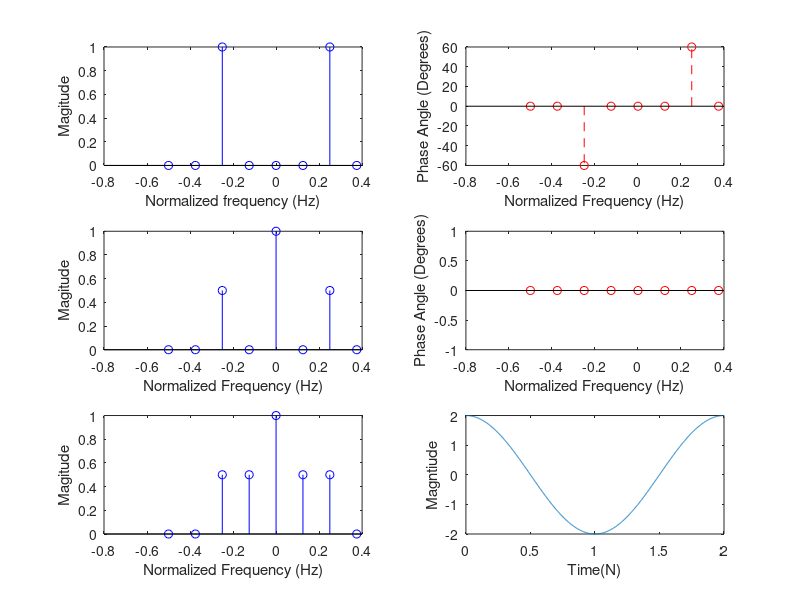
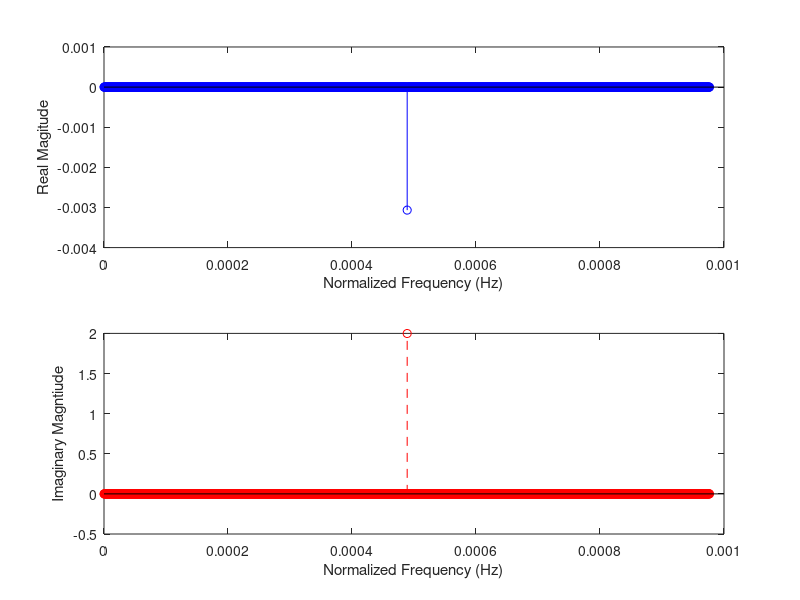
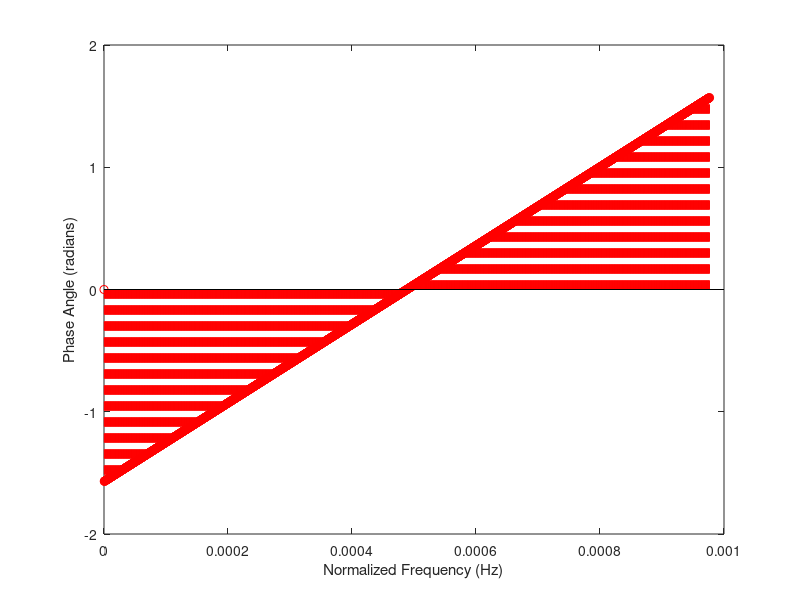
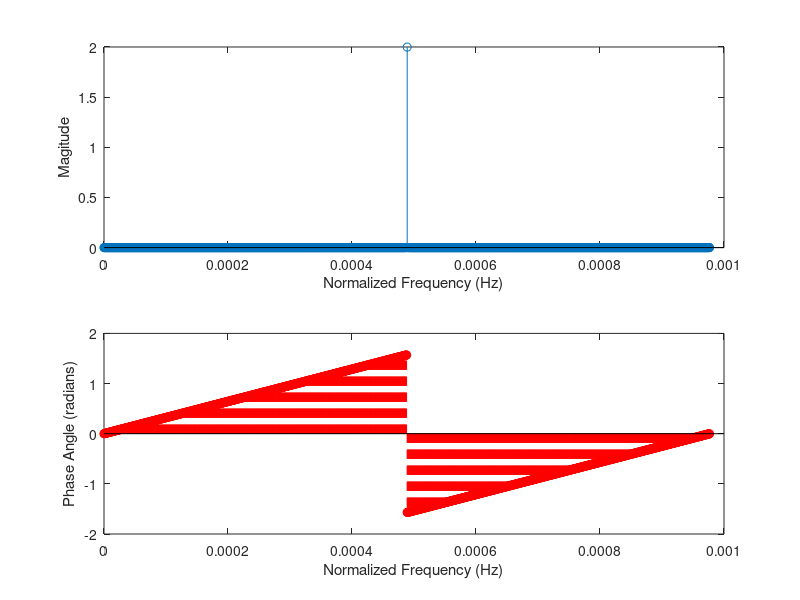

Here is the MATLAB script that generated these plots, in order: (Note: this script raises an error after producing the figures.)
%%  DSP Lab 2
% Author: Colin Morentin
% Date:  5-02-2018
% Function: Demonstrate understanding of DSP concepts
% Version:    2.0
%% Section 1
%a
t   = 0:7;                          % defines a short time interval

s1  = 2.*cos(2.*pi.*(t./4)+(pi/3)); % define a periodic signal

FF1 = fft(s1)./8;                   % taking the fast fourier transform
                                    % of the generated signal; however  
                                    % the output is scaled by the number 
                                    % of points in the signal
                                    
FF1 = fftshift(FF1);                % fftshift reorders the output of 
                                    % the signal, so that the the user can 
                                    % view the origin centered around the
                                    % output 
                                    % original : [1 2 3 4 5 6 7 8]
                                    % fftshift : [4 5 6 7 1 2 3 4] 

n = -4:3;                           % These are the values of n that are
                                    % of interest in the frequency domain
                                    
Mag1 = sqrt(real(FF1).^2 + imag(FF1).^2);
                                    % generating the magntiude of the
                                    % output
                                    % signal by find the square root of the
                                    % sum of the square of the imaginary
                                    % and real part of the signal
                                    
angleFF1 = atan(imag(FF1)./real(FF1)) * (180./pi);
                                    % calculating the phase angle of the
                                    % output by finding the arctan of the
                                    % imaginary portion of the signal
                                    % divided by the real part of the
                                    % signal

angleFF1(2:2:end) = 0;              % removing irrelevant phase angles 
                                    % don't appear on the magnitude graph

subplot(3,2,1)                      % creating a 3x2 figure matrix 

stem(n.*(1/8),Mag1,'-b');             % plotting the magntiude of the signal

xlabel('Normalized frequency (Hz)');  % label for the x-axis

ylabel('Magitude');                 % label for the y-axis                 

subplot(3,2,2)                      % adding a figure to the figure matrix

stem(n.*(1/8),angleFF1,'--r');      % plotting the phase angles of the signal

xlabel('Normalized Frequency (Hz)') % labeling the x-axis

ylabel('Phase Angle (Degrees)')     % labeling the y-axis

s2 = cos(2.*pi.*(t./4)) + 1;        % generating a new signal

FF2 = fft(s2)./8;                   % performing the fast fourier transform
                                    % scaled to the number of points in the
                                    % signal

FF2 = fftshift(FF2);                % reorganizing the signal

subplot(3,2,3)                      % creating a new entry into the figure
                                    % matrix
                                    
Mag2 = sqrt(real(FF2).^2 + imag(FF2).^2);
                                     % calculting the magntiude of the
                                     % signal

stem(n.*(1/8),Mag2,'-b');            % plotting the magntiude of the
                                     % new signal 

xlabel('Normalized Frequency (Hz)'); % label for the x-axis
                                        
ylabel('Magitude');                  % label for the y-axis

subplot(3,2,4)                       % adding a new figure to the figure 
                                     % matrix

angleFF2 = round(atan(imag(FF2)./real(FF2)) * (180./pi));
                                     % calculting the phase angle of the
                                     % signal; however the rounding
                                     % function is utilized to ensure that
                                     % the phase angle is zero for the
                                     % output.
                                     
stem(n .* (1/8),angleFF2,'--r');      % plotting the phase angle 

xlabel('Normalized Frequency (Hz)')  % label for the x-axis

ylabel('Phase Angle (Degrees)')      % label for the y-axis

s3 = cos(2.*pi.*(t./4)) + cos(2*pi*(t/8)-(pi/2)) + 1;
% generating a new signal for analysis; however I converted sine to cosine
% just for my own understanding
FF3 = fft(s3)./8;
% performing the fast fourier transfrom scaled to the number of points in
% the signal 
FF3 = fftshift(FF3);
% reordering the signal for analsysi 
subplot(3,2,5)
% adding to the figure matrix
Mag3 = sqrt(real(FF3).^2 + imag(FF3).^2);
% calculating the magntiude of the output
stem(n.*(1/8),Mag3,'-b');
% plotting the output of of the third signal 
xlabel('Normalized Frequency (Hz)');
% labeling the x-axis
ylabel('Magitude');
% labeling the y-axis

subplot(3,2,6)
% adding a figure to the figure matrix
angleFF3 = -round(atan(imag(FF3)./real(FF3)) * (180./pi));
% calculating the phase angle of the signal; however a negative sign is
% added to the output
angleFF3(2:6:end) = 0;
% eliminating phase angle that are irrelevant
stem(n.*(1/8),angleFF3,'--r');
% outputting the phase angle scaled to the number of points in the signal
xlabel('Normalized Frequency (Hz)')
% outputting the x-axis of the signal
ylabel('Phase Angle (Degrees)')
% labeling the y-axis of the signal

%%
clc,clear               
% eliminating all previous data 
N = linspace(0,2,2^11);
% creating a time array of two seconds with 2^11 points
f = 1/2;
ss = 2.*cos(2.*pi.*f.*(N));
% creating a cosine wave with a amplitude of 2 and a period of 2
figure(1)
% creating a seperate figure
plot(N,ss)
xlabel('Time(N)')
%labeling the x-axis
ylabel('Magntiude')
%labeling the y-axis
% plotting the signal as a function of time, and confirming that the period
% is 2 seconds
cn = fft(ss)./N;
% finding the fourier series of the signal scaled to the number of points
% in the signal
cn = fftshift(cn);
%reorganizing the signal for analysis
figure(2)
Mag = abs(cn) / 1048576;
% calculating the magntiude of the output however for some reason I have to
% scale it by 2^20 to get get the correct magnitude
stem(N.*(1./(2048)),Mag)
% plotting the output of of the third signal 
xlabel('Normalized Frequency (Hz)');
% labeling the x-axis
ylabel('Magitude');
% labeling the y-axis
figure(3)
angle = (atan(imag(cn)./real(cn)));
% calculating the phase angle of the signal; however a negative sign is
% added to the output
stem(N.*(1/(2048)),angle,'--r');
% outputting the phase angle scaled to the number of points in the signal
xlabel('Normalized Frequency (Hz)')
% outputting the x-axis of the signal
ylabel('Phase Angle (radians)')
% labeling the y-axis of the signal
figure(4)
% creating a new figure for the output
n = N.*(1/(2048));
% creating a frequency range for analysis
subplot(2,1,1)
% creating a  figure matrix
stem(n,real(cn)/(2^20), '-b');
%graphing the real portion of the signal
xlabel('Normalized Frequency (Hz)');
% labeling the x-axis
ylabel('Real Magitude');
% labeling the y-axis
subplot(2,1,2)
%adding to the figure matrix
stem(n,(imag(cn)/(2^20)), '--r');
xlabel('Normalized Frequency (Hz)')
% outputting the x-axis of the signal
ylabel('Imaginary Magntiude')
% labeling the y-axis of the signal




%%
ss = 2.*cos(2.*pi.*f.*(N) + pi/2); 
% generating a new signal with it out of phase by pi/2
cn = fft(ss)./N;
% finding the fourier series of the signal scaled to the number of points
% in the signal
cn = fftshift(cn);
%reorganizing the signal for analysis
Mag = abs(cn) / 1048576;
% calculating the magntiude of the output however for some reason I have to
% scale it by 2^20 to get get the correct magnitude
subplot(2,1,1)
stem(N.*(1./(2048)),Mag)
% plotting the output of of the third signal 
xlabel('Normalized Frequency (Hz)');
% labeling the x-axis
ylabel('Magitude');
% labeling the y-axis
subplot(2,1,2)
% adding a figure to the figure matrix
angle = (atan(imag(cn)./real(cn)));
% calculating the phase angle of the signal; however a negative sign is
% added to the output
stem(N.*(1/(2048)),angle,'--r');
% outputting the phase angle scaled to the number of points in the signal
xlabel('Normalized Frequency (Hz)')
% outputting the x-axis of the signal
ylabel('Phase Angle (radians)')
% labeling the y-axis of the signal
figure(2)
% creating a new figure for the output
n = N.*(1/(2048));
% creating a frequency range for analysis
subplot(2,1,1)
% creating a  figure matrix
stem(n,real(cn)/(2^20), '-b');
%graphing the real portion of the signal
xlabel('Normalized Frequency (Hz)');
% labeling the x-axis
ylabel('Real Magitude');
% labeling the y-axis
subplot(2,1,2)
%adding to the figure matrix
stem(n,(imag(cn)/(2^20)), '--r');
%graphing the imaginary portion of the signal
xlabel('Normalized Frequency (Hz)')
% outputting the x-axis of the signal
ylabel('Imaginary Magntiude')
% labeling the y-axis of the signal

%%
clc,clear all
prompt = {'Inital Frequency:', 'Final Freqency:'...%labeling the user input
    'Duration:', 'Sampling Rate', 'slope'};
dlg_title = 'Input';                               %denoting the title of the user input box
num_lines = 1;                                     %saying how many lines of input there will be per variable                 
default = {'1','42','1','1','42'};
data = inputdlg(prompt,dlg_title,num_lines, default);%saving the user input into a cell
f0 = str2double(cell2mat(data(1)));                % the inital frequency
ff = str2double(cell2mat(data(2)));                % the final frequency 
dur = str2double(cell2mat(data(3)));               % the duration of the signal
fs = str2double(cell2mat(data(4)));                % the sampling rate
slope = str2double(cell2mat(data(5)));             % the mu of psi
dt = 1/fs;                                         % the change in time per sample
tt = 0:dt:dur;                                     % A vector holding the number of points in the signal 
if(ff == 42)                                       % sentiel to ensure that 
                                                   %the final frequency is
                                                   %found when it is the
                                                   %unknown
                                                   % if that is the unknown
ff = slope.*(2.*dur)+ f0;                          %calculating the final freqeuncy if slope is given
end
if (slope == 42)                                   % A sentinel to calculate the slope when it is 
                                                   % the unknown variable
    slope = (ff-f0)./(2.*dur);
end
mu = (ff - f0) ./ (2.*dur);                        %calculating the variable of psi
psi = 2 .* pi .*(f0.* tt + mu .* tt .* tt + f0);   %a variable holding all changes in the sinusoidal signal
xx = real(exp(j*psi));                             %getting the real portion of the output of the signal
soundsc(xx,fs)                                     %outputting the signal as a sound
spectrogram(xx,1024,[],1024,fs,'yaxis')            %graphing the signal as a function of frequency and magnitude
%%
clear all, clc
prompt = {'Center Frequency:', 'Deviation Freqency:'...%labeling the user input
    'Duration:', 'Sampling Rate'};
dlg_title = 'Input';                                   %denoting the title of the user input box
num_lines = 1;                                         %saying how many lines of input there will be per variable                 
default = {'1','1','1','1'};
data = inputdlg(prompt,dlg_title,num_lines,default);   %saving the user input into a cell
fc = str2double(cell2mat(data(1)));                    %the center frequency
fm = str2double(cell2mat(data(2)));                    %the deviation frequency 
dur = str2double(cell2mat(data(3)));                   %the duration of the signal
fs = str2double(cell2mat(data(4)));                    %the sampling rate
dt = 1/fs;                                             %the change in time per sample
tt = 0:dt:dur;                                         %A vector holding the number of points in the signal 
s = cos(2.*pi.*(fc-fm).*tt) + cos(2.*pi.*(fc+fm).*tt); %summing the two signal together
soundsc(s,fs)                                          %outputting the signal as a sound
spectrogram(s,1024,[],1024,fs,'yaxis')                 %graphing the signal as a function of frequency and magnitude
%%
clc,clear
prompt = {'fc','fm', 'Io' ,'tau:','Duration:', 'Sampling Rate'};         
%getting user input
dlg_title = 'Input';                                                     
%denoting the title of the user input box
num_lines = 1;                                                           
%saying how many lines of input there will be per variable                 
default = {'1','1','1','1','1','1'};
data = inputdlg(prompt,dlg_title,num_lines,default);                     
%saving the user input into a cell
fc = str2double(cell2mat(data(1)));                                      
%the center frequency
fm = str2double(cell2mat(data(2)));                                      
%the deviation frequency 
Io = str2double(cell2mat(data(3)));                                      
%the scale factor for modulation
tau = str2double(cell2mat(data(4)));                                     
%decay paramter for A(t) and I(t)
dur = str2double(cell2mat(data(5)));                                     
%the duration of the signal
fs = str2double(cell2mat(data(6)));                                      
%the sampling rate
dt = 1/fs;                                                               
%the change in time per sample
tt = 0:dt:dur;                                                           
%A vector holding the number of points in the signal 
A_t = exp(-tt./tau);                                                     
%amplitude envelope
I_t = Io.*exp(-tt./tau);                                                 
%modulation indel envelope
psi = A_t .* cos(2.*pi.*fc.*tt + I_t .* cos(2.*pi.*fm.*tt));
%holding the signal 
soundsc(psi,fs)                                                           
%outputting the signal as a sound
spectrogram(psi,1024,[],1024,fs,'yaxis')
figure(2)
plot(tt,A_t)                        %plotting the amplitude envelope
xlabel('time(s)')                   %labeling the plot
ylabel('magnitude')
title('Amplitude envelope')
figure(3)
plot(tt,I_t)                        %plotting the modulation index
xlabel('time(s)')                   %labeling the plot
ylabel('magnitude')
title('modulation index envelope')
figure(4)
plot(tt,psi)                        %plotting the entire signal
xlabel('time(s)')                   %labeling the plot
ylabel('magnitude')
title('Entire Bell Signal')
figure(4)
plot(27450:27650,psi(27450:27650))
xlabel('time(s)')                   %labeling the plot
ylabel('magnitude')                 
